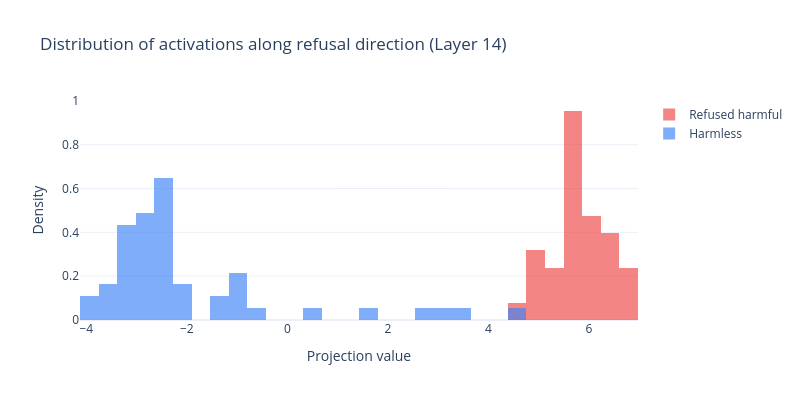

This figure's notebook cell:
### Code cell
all_proj = np.concatenate([refused_proj, harmless_proj])
bin_min, bin_max = float(all_proj.min()), float(all_proj.max())
bin_size = (bin_max - bin_min) / 30  # 30 bins across the full range

fig = go.Figure()
fig.add_trace(go.Histogram(
    x=refused_proj, name="Refused harmful",
    opacity=0.65, marker_color="#ef4444",
    histnorm="probability density",
    xbins=dict(start=bin_min, end=bin_max, size=bin_size),
))
fig.add_trace(go.Histogram(
    x=harmless_proj, name="Harmless",
    opacity=0.65, marker_color="#3b82f6",
    histnorm="probability density",
    xbins=dict(start=bin_min, end=bin_max, size=bin_size),
))
fig.update_layout(
    barmode="overlay",
    title="Distribution of activations along refusal direction (Layer 14)",
    xaxis_title="Projection value",
    yaxis_title="Density",
    template="plotly_white",
    width=800, height=400,
)
fig.show()

### Figure 1 — Plotly figure (JSON) as saved in the notebook; plotly's stock layout.template omitted (floating-point values rounded to 4 significant figures)
{"data": [{"histnorm": "probability density", "marker": {"color": "#ef4444"}, "name": "Refused harmful", "opacity": 0.65, "type": "histogram", "x": [6.109, 5.781, 5.506, 5.226, 5.523, 5.589, 6.959, 6.749, 6.423, 5.804, 6.468, 6.976, 6.461, 5.239, 5.542, 6.277, 5.568, 5.847, 6.537, 4.801, 6.202, 5.744, 5.973, 5.665, 5.278, 5.83, 4.779, 6.764, 6.149, 4.714, 5.122, 6.049, 5.917, 5.799, 5.086], "xbins": {"end": 6.976, "size": 0.37, "start": -4.126}}, {"histnorm": "probability density", "marker": {"color": "#3b82f6"}, "name": "Harmless", "opacity": 0.65, "type": "histogram", "x": [-3.053, -2.517, -2.723, -2.569, -3.162, -3.258, -2.374, -3.143, -1.053, 4.615, 1.544, -3.737, -2.736, -2.726, -2.428, -3.346, -2.748, 2.95, -2.879, -2.04, 2.736, -1.914, -2.423, -0.7531, -2.874, -0.842, -2.295, -3.069, -1.135, -3.395, -2.491, 0.4542, -2.149, -3.744, -1.402, -2.496, -1.106, 3.306, -2.949, -2.62, -2.637, -3.167, -2.707, -2.475, -4.126, -1.267, -3.066, -3.953, -2.742, -2.506], "xbins": {"end": 6.976, "size": 0.37, "start": -4.126}}], "layout": {"barmode": "overlay", "height": 400, "title": {"text": "Distribution of activations along refusal direction (Layer 14)"}, "width": 800, "xaxis": {"title": {"text": "Projection value"}}, "yaxis": {"title": {"text": "Density"}}}}
